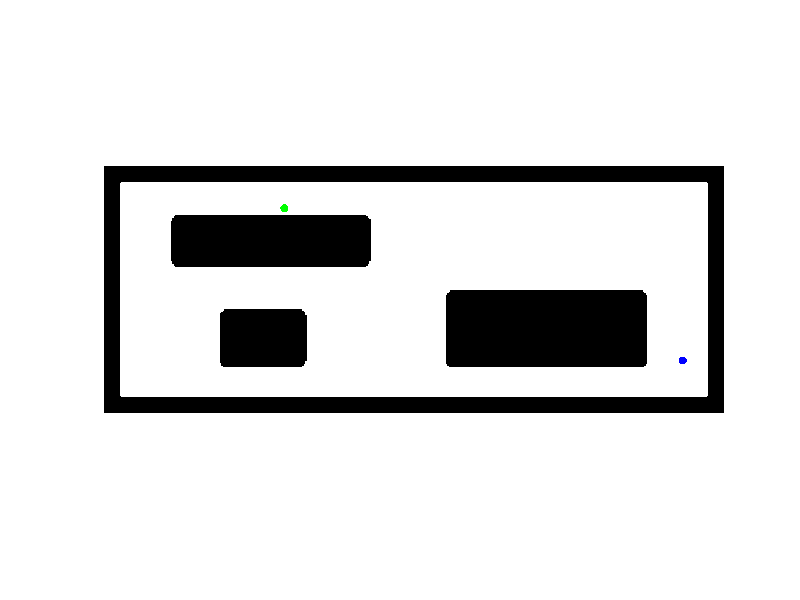

Here is the MATLAB script that generated this plot: (Note: this script raises an error after producing the figure.)
close all
clear all 
clc

%% input data
qi = [125 30]; % starting point
qf = [400 135]; % ending point

load('image_map.mat'); % load map

% Plot the image
figure
imshow(image_map,'InitialMagnification','fit');
hold on
scatter(qi(1), qi(2),'g','filled');
scatter(qf(1), qf(2),'b','filled');
hold on

% number of iterations
k = 150;
% incremental distance
dq = 10;

%% RRT algorithm

% init the tree list
tree = qi;
% init the list of point each one of them preceded the tree point
near = qi;

for i = 1 : k 
    % Generate a random configuration on the map
    qr = randomConfiguration(image_map);
    
    % Choosing the nearest tree configuration to the random configuration 
    qNear = nearestConfiguration(qr, tree);
    
    % Generate the new point starting from the nearest configuration
    qNew = newConfiguration(qNear, qr, dq);
    
    % Updating the tree
    [tree, goal, near] = updateTree(qNear, qNew, dq, qf, tree, image_map, near);

    % Plot a red dot for the coordinates at the end of the queue 
    scatter(tree(end,1), tree(end,2), 30, 'r', 'filled'); 
    
    % Plot lines between dots
    plot([near(end,1), tree(end,1)], [near(end,2), tree(end,2)], 'b', 'LineWidth', 1.5); 

    % Add labels
    xlabel('X');
    ylabel('Y');
    title('RRT Path from Start to End');

    if goal == true
        disp('Goal reached!');
        plotEnviroment(tree, qi, qf, dq); 
        return;
    end
    
    hold on
end

if goal == false
    disp('Goal not reached, try to increase the max iteration number');
end

plotEnviroment(tree, qi, qf, dq);


%% Functions definitions

% Function that generates a random point in the map space
function qr = randomConfiguration(map)
    % Picking 2 random coordinates between 1 to row, 1 to column
    qr = [randi(size(map, 2)), randi(size(map, 1))];
end

% Function that pick the nearest point to the random generatet point,
% choosing from the tree elements
function [qNear, normVector] = nearestConfiguration(qr, G)
    % creating the norm vector between each G element and qr
    normVector = zeros(size(G(:,1)));
    for i = 1 : size(G(:,1))
        normVector(i) = norm(G(i,:) - qr);
    end
    % finding the minimum norm
    [~, minIndex] = min(normVector);
    % the closest point is the one with the same index of the minimum norm
    % in the norm vector
    qNear = G(minIndex, :);
end

% Function that generates the new point at distance dq from the nearest
% point in the tree
function [qNew, beta] = newConfiguration(qNear, qr, dq)
    %   qr
    %    |\      tan(beta) = b/c
    %  b | \ a    cos(beta) = c/a 
    %    |  \        sin(beta) = b/a
    %    |___\beta  
    %       c   qNear
    % Computing the angle between qr and qNear
    beta = atan2(qr(2) - qNear(2), qr(1) - qNear(1));
    % Computing the new point coordinates
    qNew = round(qNear + dq * [cos(beta), sin(beta)]);
end

% Function that update the tree with the new point
function [tree, goal, near] = updateTree(qNear, qNew, dq, qf, tree, map, near)
   
    % Initialize goal flag
    goal = false;
    % Checking if the point is inside the map boundaries and not colliding with obstacles
    if qNew(1) >= 1 && qNew(1) <= size(map, 2) && ...
       qNew(2) >= 1 && qNew(2) <= size(map, 1) && ...
       map(qNew(2), qNew(1)) == 1 && ...
       collisionDetector(map, qNear, qNew)
       % Add the new point to the tree
       tree = [tree; qNew];
       % Store the nearest point to the actual tree point 
       near = [near; qNear];
       % Check if the new point is close to the goal
       if norm(qNew - qf) < dq
           goal = true;
           return;
       end
    end
end

% Function that detect if there arey collision in the rectangular area
% between the previous and actual point
function collisionFree = collisionDetector(map, qNear, qNew)
    % Checking if all the blocks inside the rectangular area between qNear
    % and qNew are 1, so without obstacles
    collisionFree = all(map(min(qNew(2), qNear(2)):max(qNew(2), qNear(2)),...
        min(qNew(1), qNear(1)):max(qNew(1), qNear(1))) == 1, 'all');

end

% Plot function
function plotEnviroment(tree, qi, qf, dq)
        % Plot starting and final points with the goal circumference
        rectangle('Position', [qf(1) - dq, qf(2) - dq, 2*dq, 2*dq], ...
                  'Curvature', [1, 1], 'EdgeColor', 'r', 'LineWidth', 1, ...
                  'LineStyle', '--');  % shaping the rectangular as a circle
        scatter(qi(1), qi(2),'g','filled');
        scatter(qf(1), qf(2),'y','filled');
        scatter(tree(end,1), tree(end,2), 'b','filled') % final tree point
        % Plot the line distance between the last tree point and the goal
        plot([tree(end,1) qf(1)], [tree(end,2) qf(2)], 'b', 'LineWidth', 1.5, ...
            'LineStyle', '--');
end
